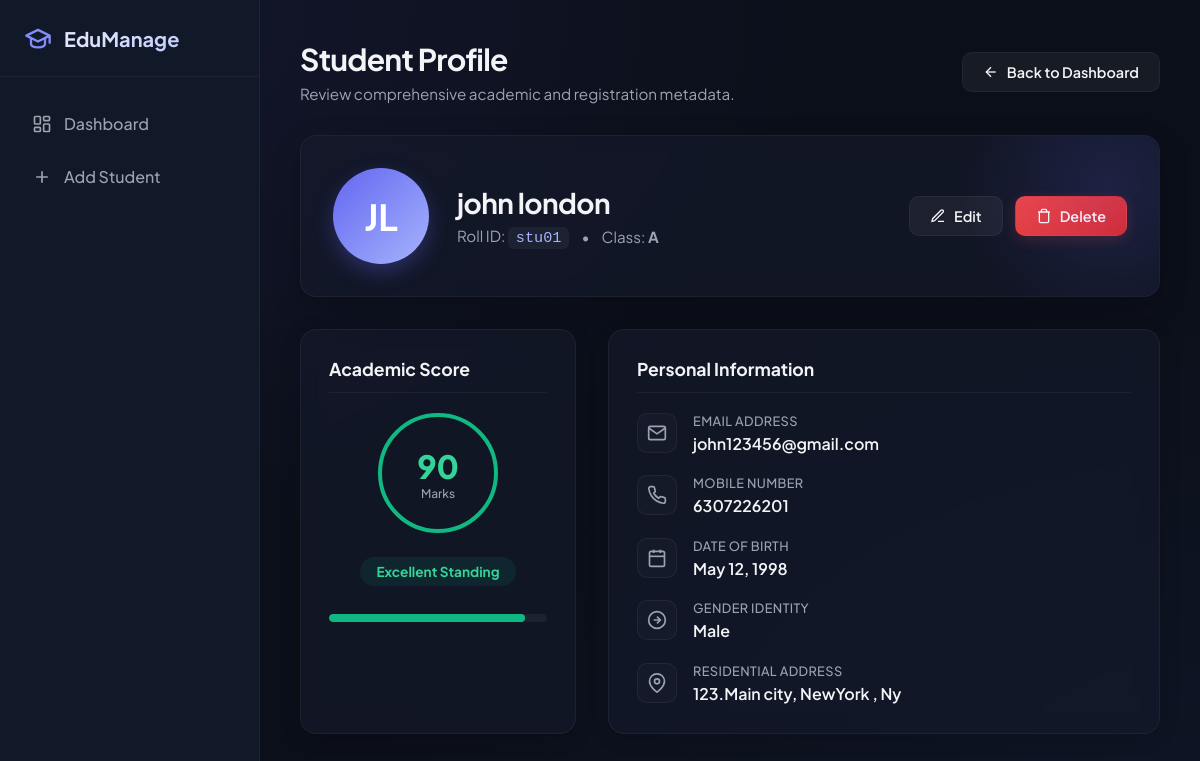
Screenshot of /student/1/ with the database file from the repository.
### user/models.py (models this page shows, shortened)
class Student(models.Model):
    GENDER_CHOICES = [
        ('Male', 'Male'),
        ('Female', 'Female'),
        ('Other', 'Other'),
    ]
    first_name = models.CharField(max_length=100)
    last_name = models.CharField(max_length=100)
    roll_number = models.CharField(max_length=20, unique=True)
    email = models.EmailField(unique=True)
    mobile_no = models.CharField(max_length=15)
    date_of_birth = models.DateField()
    gender = models.CharField(max_length=10, choices=GENDER_CHOICES)
    class_name = models.CharField(max_length=50)
    marks = models.DecimalField(
        max_digits=5,
        decimal_places=2,
        validators=[MinValueValidator(0), MaxValueValidator(100)]
    )
    address = models.TextField(blank=True, null=True)
    created_at = models.DateTimeField(auto_now_add=True)
    updated_at = models.DateTimeField(auto_now=True)

### user/views.py (the view)
# urls.py: path('student/<int:pk>/', views.student_detail, name='student_detail'),
def student_detail(request, pk):
    student = get_object_or_404(Student, pk=pk)
    if student.marks >= 80:
        grade = 'Excellent'
        grade_class = 'badge-success'
    elif student.marks >= 60:
        grade = 'Good'
        grade_class = 'badge-primary'
    elif student.marks >= 40:
        grade = 'Pass'
        grade_class = 'badge-warning'
    else:
        grade = 'Fail'
        grade_class = 'badge-danger'
    return render(request, 'user/student_detail.html', {
        'student': student,
        'grade': grade,
        'grade_class': grade_class
    })

### user/templates/user/student_detail.html (shortened to what this page needs)
{% extends 'user/base.html' %}
{% block content %}
<header>
    <div class="header-title">
        <h1>Student Profile</h1>
        <p>Review comprehensive academic and registration metadata.</p>
    </div>
    <div class="header-actions">
        <a href="{% url 'student_list' %}" class="btn btn-secondary">
            <svg viewBox="0 0 24 24" width="16" height="16" stroke="currentColor" stroke-width="2" fill="none"><line x1="19" y1="12" x2="5" y2="12"/><polyline points="12 19 5 12 12 5"/></svg>
            Back to Dashboard
        </a>
    </div>
</header>
<div class="profile-container">
    <div class="profile-banner">
        <div class="profile-lg-avatar">
            {{ student.first_name|slice:":1" }}{{ student.last_name|slice:":1" }}
        </div>
        <div class="profile-meta">
            <h2 class="profile-name">{{ student.first_name }} {{ student.last_name }}</h2>
            <div class="profile-subtitle">
                <span>Roll ID: <code>{{ student.roll_number }}</code></span>
                <span>&bull;</span>
                <span>Class: <strong>{{ student.class_name }}</strong></span>
            </div>
        </div>
        <div class="profile-actions">
            <a href="{% url 'student_update' student.pk %}" class="btn btn-secondary">
                <svg viewBox="0 0 24 24" width="16" height="16" stroke="currentColor" stroke-width="2" fill="none"><path d="M12 20h9"/><path d="M16.5 3.5a2.121 2.121 0 0 1 3 3L7 19l-4 1 1-4L16.5 3.5z"/></svg>
                Edit
            </a>
            <a href="{% url 'student_delete' student.pk %}" class="btn btn-danger">
                <svg viewBox="0 0 24 24" width="16" height="16" stroke="currentColor" stroke-width="2" fill="none"><polyline points="3 6 5 6 21 6"/><path d="M19 6v14a2 2 0 0 1-2 2H7a2 2 0 0 1-2-2V6m3 0V4a2 2 0 0 1 2-2h4a2 2 0 0 1 2 2v2"/></svg>
                Delete
            </a>
        </div>
    </div>
    <div class="profile-grid">
        <div class="profile-card">
            <h3 class="card-title">Academic Score</h3>
            <div class="performance-widget">
                <div class="marks-circle {% if grade == 'Excellent' %}border-excellent{% elif grade == 'Good' %}border-good{% elif grade == 'Pass' %}border-pass{% else %}border-fail{% endif %}">
                    <span class="marks-value">{{ student.marks|floatformat:0 }}</span>
                    <span class="marks-label">Marks</span>
                </div>
                <span class="grade-badge {{ grade_class }}">{{ grade }} Standing</span>
                <div class="performance-bar-container">
                    <div class="performance-bar {% if grade == 'Excellent' %}bar-excellent{% elif grade == 'Good' %}bar-good{% elif grade == 'Pass' %}bar-pass{% else %}bar-fail{% endif %}" style="width: {{ student.marks }}%;"></div>
                </div>
            </div>
        </div>
        <div class="profile-card">
            <h3 class="card-title">Personal Information</h3>
            <div class="details-list">
                <div class="detail-item">
                    <div class="detail-icon">
                        <svg viewBox="0 0 24 24"><path d="M4 4h16c1.1 0 2 .9 2 2v12c0 1.1-.9 2-2 2H4c-1.1 0-2-.9-2-2V6c0-1.1.9-2 2-2z"/><polyline points="22,6 12,13 2,6"/></svg>
                    </div>
                    <div class="detail-content">
                        <span class="detail-label">Email Address</span>
                        <span class="detail-value">{{ student.email }}</span>
                    </div>
                </div>
                <div class="detail-item">
                    <div class="detail-icon">
                    </div>
                    <div class="detail-content">
                        <span class="detail-label">Mobile Number</span>
                        <span class="detail-value">{{ student.mobile_no }}</span>
                    </div>
                </div>
                <div class="detail-item">
                    <div class="detail-icon">
                        <svg viewBox="0 0 24 24"><rect x="3" y="4" width="18" height="18" rx="2" ry="2"/><line x1="16" y1="2" x2="16" y2="6"/><line x1="8" y1="2" x2="8" y2="6"/><line x1="3" y1="10" x2="21" y2="10"/></svg>
                    </div>
                    <div class="detail-content">
                        <span class="detail-label">Date of Birth</span>
                        <span class="detail-value">{{ student.date_of_birth|date:"F d, Y" }}</span>
                    </div>
                </div>
                <div class="detail-item">
                    <div class="detail-icon">
                        <svg viewBox="0 0 24 24"><circle cx="12" cy="12" r="10"/><path d="M12 8l4 4-4 4M8 12h8"/></svg>
                    </div>
                    <div class="detail-content">
                        <span class="detail-label">Gender Identity</span>
                        <span class="detail-value">{{ student.gender }}</span>
                    </div>
                </div>
                {% if student.address %}
                <div class="detail-item">
                    <div class="detail-icon">
                        <svg viewBox="0 0 24 24"><path d="M21 10c0 7-9 13-9 13s-9-6-9-13a9 9 0 0 1 18 0z"/><circle cx="12" cy="10" r="3"/></svg>
                    </div>
                    <div class="detail-content">
                        <span class="detail-label">Residential Address</span>
                        <span class="detail-value">{{ student.address }}</span>
                    </div>
                </div>
                {% endif %}
            </div>
        </div>
    </div>
</div>
{% endblock %}

### user/templates/user/base.html (shortened to what this page needs)
<!DOCTYPE html>
<html lang="en">
<head>
</head>
<body>
    <aside>
        <div class="sidebar-brand">
            <svg viewBox="0 0 24 24" fill="none" stroke="currentColor" stroke-width="2" stroke-linecap="round" stroke-linejoin="round">
                <path d="M22 10v6M2 10l10-5 10 5-10 5z"/>
                <path d="M6 12v5c0 2 2 3 6 3s6-1 6-3v-5"/>
            </svg>
            <span>EduManage</span>
        </div>
        <ul class="sidebar-menu">
            <li class="sidebar-item {% block nav_dashboard %}{% endblock %}">
                <a href="{% url 'student_list' %}">
                    <svg viewBox="0 0 24 24"><rect x="3" y="3" width="7" height="9" rx="1"/><rect x="14" y="3" width="7" height="5" rx="1"/><rect x="14" y="12" width="7" height="9" rx="1"/><rect x="3" y="16" width="7" height="5" rx="1"/></svg>
                    Dashboard
                </a>
            </li>
            <li class="sidebar-item {% block nav_add %}{% endblock %}">
                <a href="{% url 'student_create' %}">
                    <svg viewBox="0 0 24 24"><path d="M12 5v14M5 12h14"/></svg>
                    Add Student
                </a>
            </li>
        </ul>
    </aside>
    <main>
        {% block content %}{% endblock %}
    </main>
</body>
</html>

### user/templates/user/base.html (style rules this page uses)
:root { --bg-color: #0b0f19; --sidebar-bg: #111827; --card-bg: rgba(22, 28, 45, 0.6); --card-border: rgba(255, 255, 255, 0.05); --text-primary: #f3f4f6; --text-secondary: #9ca3af; --primary: #6366f1; --primary-hover: #4f46e5; --primary-glow: rgba(99, 102, 241, 0.15); --success: #10b981; --success-bg: rgba(16, 185, 129, 0.1); --warning: #f59e0b; --warning-bg: rgba(245, 158, 11, 0.1); --danger: #ef4444; --danger-bg: rgba(239, 68, 68, 0.1); --info: #3b82f6; --info-bg: rgba(59, 130, 246, 0.1); --font-family: 'Plus Jakarta Sans', sans-serif; --transition-speed: 0.3s; }
* { box-sizing: border-box; margin: 0; padding: 0; }
body { font-family: var(--font-family); background-color: var(--bg-color); color: var(--text-primary); min-height: 100vh; display: flex; overflow-x: hidden; background-image: radial-gradient(at 0% 0%, rgba(99, 102, 241, 0.1) 0px, transparent 50%), radial-gradient(at 100% 100%, rgba(59, 130, 246, 0.05) 0px, transparent 50%); background-attachment: fixed; }
aside { width: 260px; background-color: var(--sidebar-bg); border-right: 1px solid var(--card-border); display: flex; flex-direction: column; position: fixed; top: 0; bottom: 0; left: 0; z-index: 100; transition: transform var(--transition-speed); }
.sidebar-brand { padding: 24px; display: flex; align-items: center; gap: 12px; font-size: 1.25rem; font-weight: 700; background: linear-gradient(135deg, #fff 0%, #a5b4fc 100%); -webkit-background-clip: text; -webkit-text-fill-color: transparent; border-bottom: 1px solid var(--card-border); }
.sidebar-brand svg { width: 28px; height: 28px; stroke: #818cf8; }
.sidebar-menu { list-style: none; padding: 24px 16px; display: flex; flex-direction: column; gap: 8px; flex-grow: 1; }
.sidebar-item a { display: flex; align-items: center; gap: 12px; padding: 12px 16px; color: var(--text-secondary); text-decoration: none; font-weight: 500; border-radius: 10px; transition: all var(--transition-speed); }
.sidebar-item svg { width: 20px; height: 20px; stroke: currentColor; fill: none; stroke-width: 2; }
main { margin-left: 260px; flex-grow: 1; padding: 40px; min-width: 0; position: relative; }
header { display: flex; justify-content: space-between; align-items: center; margin-bottom: 32px; }
.header-title h1 { font-size: 1.875rem; font-weight: 700; letter-spacing: -0.025em; margin-bottom: 6px; }
.header-title p { color: var(--text-secondary); font-size: 0.95rem; }
.header-actions { display: flex; gap: 12px; }
.btn { display: inline-flex; align-items: center; justify-content: center; gap: 8px; font-family: var(--font-family); font-size: 0.9rem; font-weight: 600; padding: 10px 20px; border-radius: 10px; border: 1px solid transparent; cursor: pointer; text-decoration: none; transition: all var(--transition-speed); }
.btn-secondary { background-color: rgba(255, 255, 255, 0.05); color: var(--text-primary); border-color: var(--card-border); }
.btn-danger { background: linear-gradient(135deg, var(--danger) 0%, #dc2626 100%); color: #fff; box-shadow: 0 4px 14px 0 rgba(239, 68, 68, 0.2); }

### rows the page displays
Student: first_name "J", last_name "L", first_name "john", last_name "london", roll_number "stu01", class_name "A", marks "90", email "john123456@gmail.com", mobile_no "6307226201", date_of_birth "May 12, 1998", gender "Male", address "123.Main city, NewYork , Ny"

### other values shown
{{ grade }} "Excellent"
